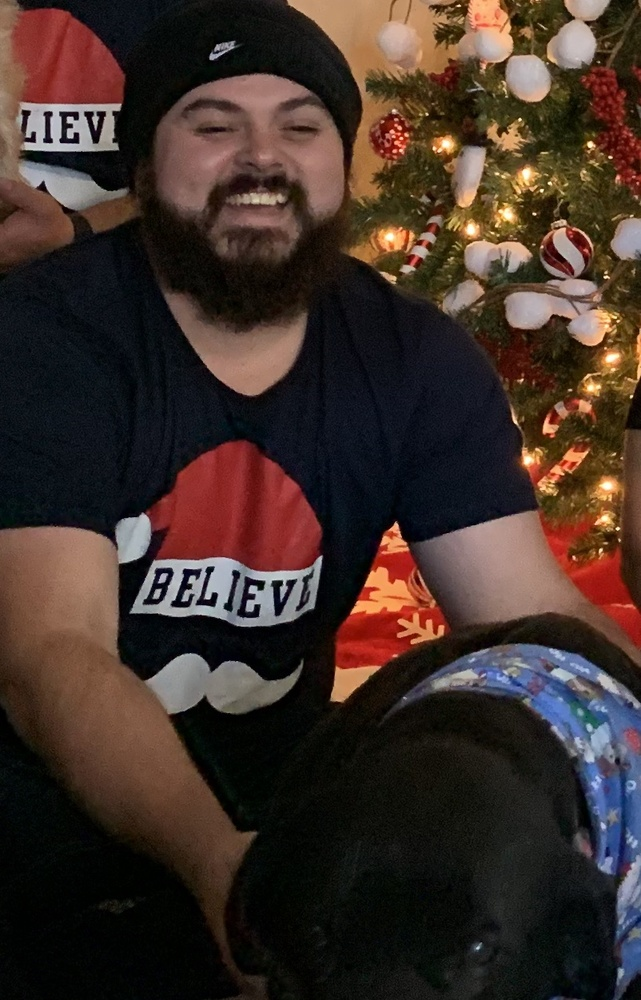
#> input picture labs/6/IMG_1519.JPG, 641 x 1000 px, shrunk from 802 x 1251 before the run
$ python task2.py
#> lines starting #> are read from the running program, lines starting #| are printed output that depends on the picture
from PIL import Image

print("Enter image path:")

im = Image.open(input().strip())
#> the answer given: IMG_1519.JPG
#> im is the input picture: PIL image 641x1000 RGB; mean R, G, B 63.1, 47.3, 40.7

print("creating a sunset...")

new_list = map(lambda a : (int(a[0]), int(a[1]*0.15), int(a[2]*0.15)), im.getdata())

im.putdata(list(new_list))
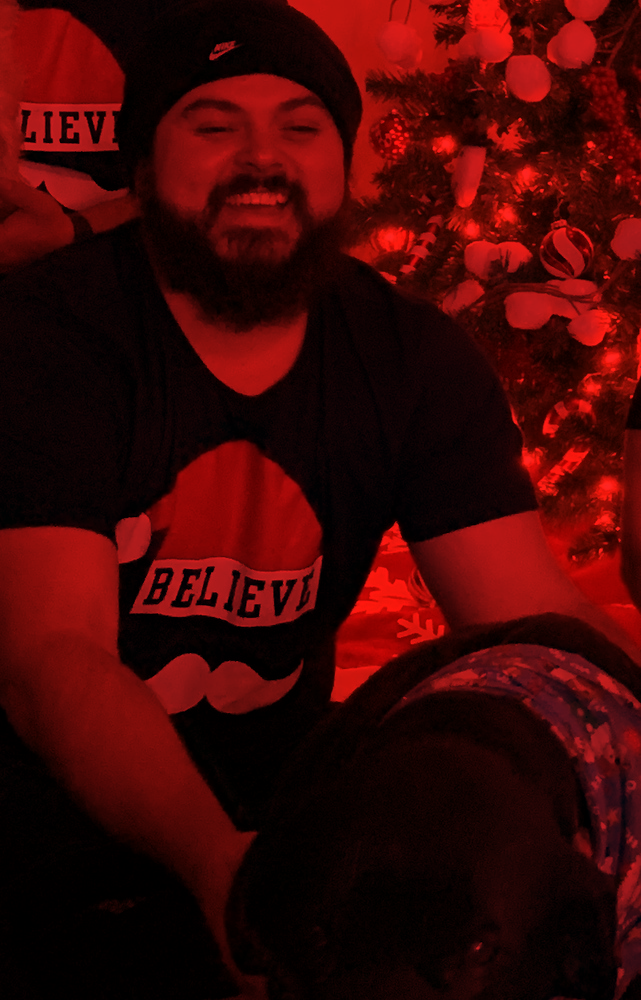
#> im: PIL image 641x1000 RGB; mean R, G, B 63.1, 6.6, 5.7

im.show()
